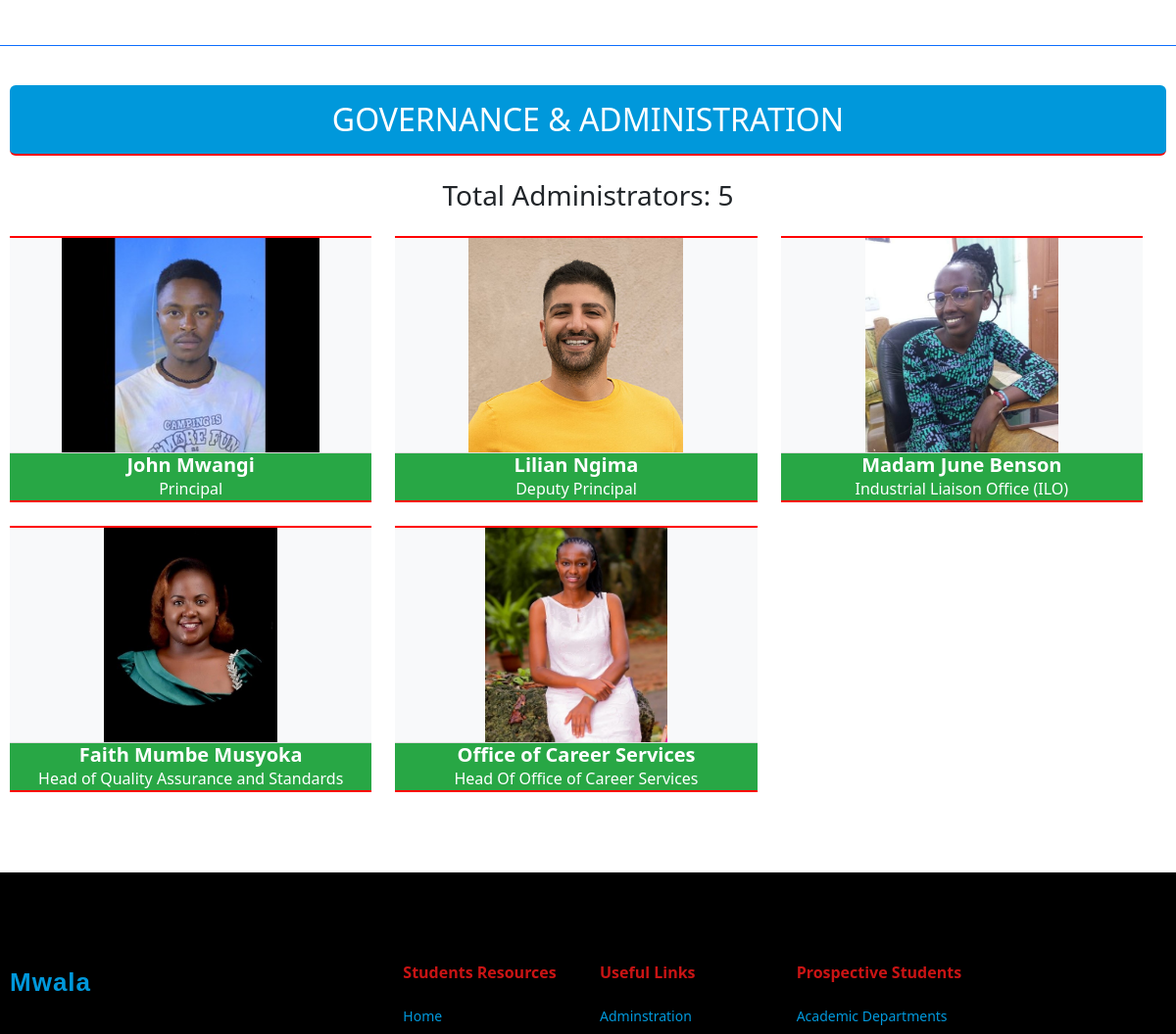
Before: /adminstration/ (middle part) with the older database file.
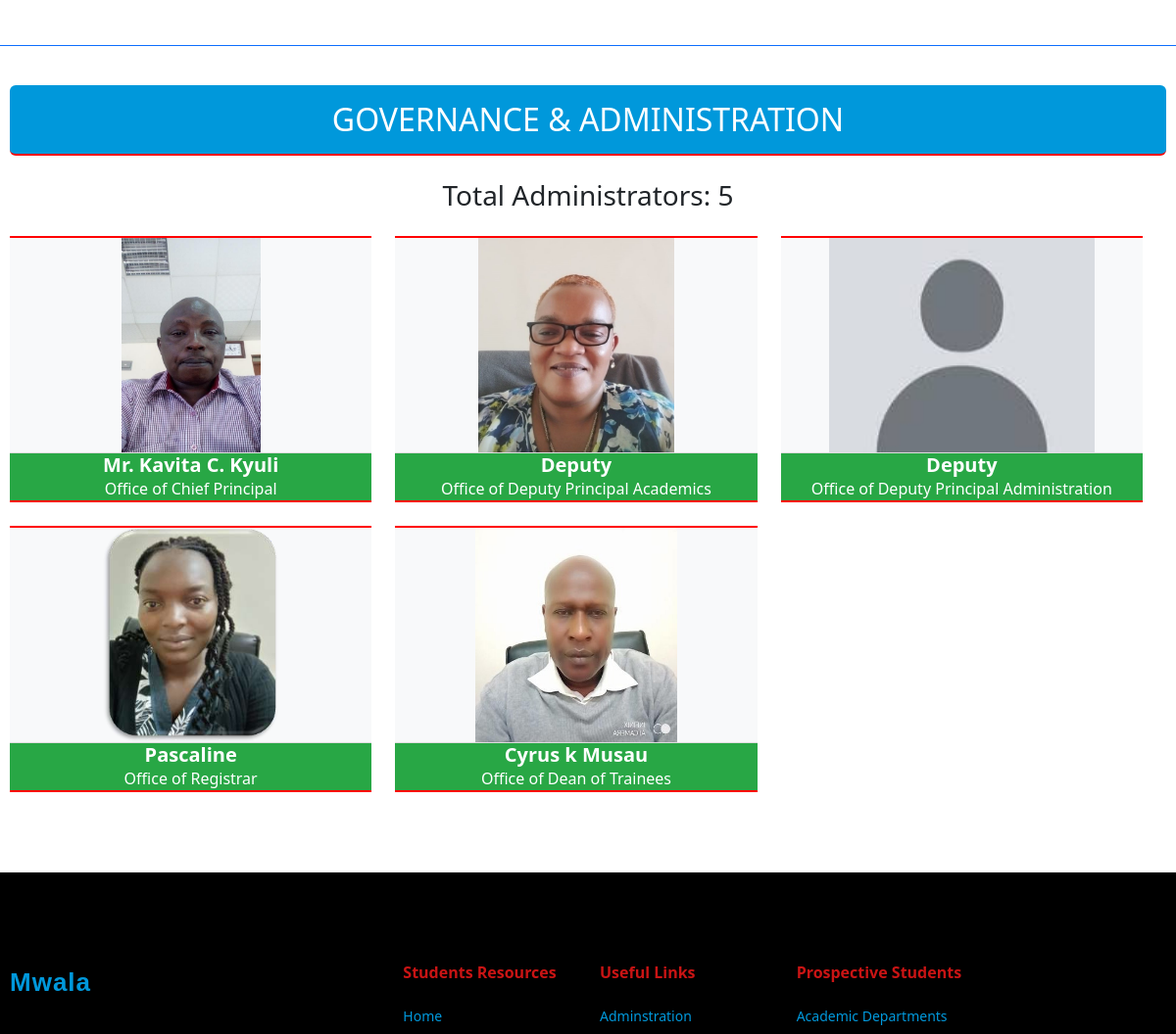
After: the same page with the newer database file.
### mwala_app/models.py (models this page shows, shortened)
class Administration(models.Model):
    id = models.AutoField(primary_key=True)  # Automatically increments for unique ID
    title = models.CharField(max_length=100, help_text="Name of the administrator (e.g., Principal, Dean, etc.)")
    position = models.CharField(max_length=100, help_text="Position or role (e.g., Principal, Vice Principal)")
    description = RichTextUploadingField(help_text="Description of responsibilities or role")
    image = models.ImageField(upload_to='administration_images/', blank=True, null=True, help_text="Upload a profile picture")

### mwala_app/views.py (the view)
# urls.py: path('adminstration/',views.adminstrationPage, name="adminstration"),
def adminstrationPage(request):
    administrators = Administration.objects.all()
    admin_count = administrators.count()
    return render(request, 'adminstration.html',  {'administrators': administrators,'admin_count':admin_count})

### mwala_app/context_processors.py (called while the page is built)
def supporting_department(request):
    supporting_departments = SupportingDepartment.objects.all()
    return {'supporting_departments': supporting_departments}

def academic_departments(request):
    departments = Department.objects.all()
    return {
        'departments': departments
    }

def studentAffairs(request):
    all_student_affairs = StudentAffairs.objects.all()
    return {'all_student_affairs': all_student_affairs}

def breaking_news(request):
    recent_news = News.objects.order_by('-date')[:5]
    return {'breaking_news': recent_news}

def courses_search(request):
    query = request.GET.get('q', '')  # Get the search query from the URL
    courses = Course.objects.all()  # Get all courses
    if query:
        courses = courses.filter(
            Q(course_name__icontains=query) | Q(description__icontains=query)
        )
    return {
        'courses': courses,
        'query': query,
    }

def administration_context(request):
    administrators = Administration.objects.all()
    admin_count = administrators.count()
    return {
        'administrators': administrators,
        'admin_count': admin_count,
    }

def news_context(request):
    limited_news = News.objects.all()[:3]
    news = News.objects.all()
    popular_news = News.objects.order_by('-date')[:5]
    recent_news = News.objects.order_by('-date')[:5]
    return {
        'news': news,
        'popular_news': popular_news,
        'recent_news': recent_news,
        'limited_news': limited_news,
    }

def collage_gallery_context(request):
    first_8_images = ImageGallery.objects.all()[:4]  # Fetch the first 4 images
    all_images = ImageGallery.objects.all()  # Fetch all images
    return {
        'first_8_images': first_8_images,
        'all_images': all_images,
    }

### templates/adminstration.html (shortened to what this page needs)
{% extends 'base.html' %}
{% load static %}
{% block content %}
    <section id="governance-section" class="my-5 border-top border-primary">
        <div class="container">
            <div class="text-center mb-4">
                <h2 class="text-white py-3 rounded" style="background-color: #0098DB; border-bottom: 2px solid red;">GOVERNANCE & ADMINISTRATION</h2>
            </div>
            <div class="text-center mb-4">
                <h3 class="text-dark py-0.2">Total Administrators: {{ admin_count }}</h3>
            </div>
            <div class="row g-4 mt-2">
                <div class="row">
                    {% for admin in administrators %}
                    <div class="col-md-4 mb-4">
                        <div class="card-admin h-100" style="border-bottom: 2px solid red; border-top: 2px solid red;">
                            <a href="{% url 'mwala_app:details' admin.id %}">
                                {% if admin.image %}
                                <img src="{{ admin.image.url }}" class="card-img-top-admin" alt="{{ admin.title }}">
                                {% else %}
                                <img src="{% static 'assets/images/default_img.jpeg' %}" class="card-img-top-admin" alt="Default Principal">
                                {% endif %}
                            </a>
                            <div class="card-body-admin text-center btn-green">
                                <h5 class="card-title">{{ admin.title }}</h5>
                                <p class="card-text">{{ admin.position }}</p>
                            </div>
                        </div>
                    </div>
                    {% endfor %}
                </div>
            </div>
        </div>
    </section>
{% endblock %}

### templates/base.html (shortened to what this page needs)
{% load static %}
<!DOCTYPE html>
<html lang="en">
<head>
    <link href="https://cdnjs.cloudflare.com/ajax/libs/font-awesome/6.0.0-beta3/css/all.min.css" rel="stylesheet">
    <link rel="stylesheet" href="https://cdn.jsdelivr.net/npm/bootstrap@5.3.0-alpha3/dist/css/bootstrap.min.css">
    <link href="https://cdn.jsdelivr.net/npm/bootstrap-icons/font/bootstrap-icons.css" rel="stylesheet">
    <link rel="stylesheet" href="{% static 'assets\images\css\main1.css' %}">
</head>
<body>
    <main>
        {% block content %}
        {% endblock %}
    </main>
    {% include 'footer.html' %}
</body>
</html>

### templates/header.html (shortened to what this page needs)
{% load static %}

### templates/footer.html (shortened to what this page needs)
<footer id="footer" class="footer position-relative light-background py-5">
    <div class="container footer-top">
      <div class="row gy-4">
        <div class="col-lg-4 col-md-6 footer-about">
          <a href="{% url 'mwala_app:index' %}" class="logo d-flex align-items-center mb-3">
            <span class="text-green mb-3 text-decoration-line"> Mwala</span>
          </a>
        </div>
        <div class="col-lg-2 col-md-3 footer-links  text-decoration-none">
          <h4 class="text-green mb-3">Students Resources</h4>
          <ul class=" text-decoration-none">
            <li><a href="{% url 'mwala_app:index' %}">Home</a></li>
          </ul>
        </div>
        <div class="col-lg-2 col-md-3 footer-links">
          <h4 class="text-green mb-3">Useful Links</h4>
          <ul class="list-unstyled">
            <li><a href="{% url 'mwala_app:adminstration' %}">Adminstration</a></li>
          </ul>
        </div>
        <div class="col-lg-4 col-md-3 footer-links">
            <h4 class="text-green mb-3">Prospective Students</h4>
            <ul class="list-unstyled">
              <li><a href="{% url 'mwala_app:departments' %}">Academic Departments</a></li>
            </ul>
          </div>
      </div>
    </div>
  </footer>

### static/assets/images/css/main1.css (style rules this page uses)
body { overflow-x: hidden; }
.btn-green { background-color: #116B38; color: white; }
.btn-green { background-color: #28a745; color: white; border: none; }
.footer h4 { font-size: 1.25rem; color: #c91414; margin-bottom: 1rem; }
.footer a { color: blue; transition: color 0.3s ease; text-decoration: none; }
.footer { color: blue; background-color: black; font-size: 14px; padding-bottom: 15px; position: relative; }
.footer .footer-top { padding-top: 15px; }
.footer .footer-about .logo { margin-bottom: 0; }
.footer .footer-about .logo span { font-size: 26px; font-weight: 700; letter-spacing: 1px; font-family: sans-serif; color: #0098DB; }
.footer h4 { font-size: 16px; font-weight: bold; position: relative; padding-bottom: 12px; }
.footer .footer-links { margin-bottom: 30px; }
.footer .footer-links ul { list-style: none; padding: 0; margin: 0; }
.footer .footer-links ul li { padding: 10px 0; display: flex; align-items: center; }
.footer .footer-links ul li:first-child { padding-top: 0; }
.footer .footer-links ul a { color: #0098DB; display: inline-block; line-height: 1; }
.container { padding: 10px; }
.card-admin { height: 100%; display: flex; flex-direction: column; }
.card-img-top-admin { height: 220px; width: 100%; object-fit: contain; background-color: #f8f9fa; border-bottom: 1px solid #ddd; }
.card-body-admin { flex-grow: 1; display: flex; flex-direction: column; justify-content: center; }
.row { display: flex; flex-wrap: wrap; }
.d-flex { display: flex; }
.card-title { font-size: 1.25rem; font-weight: 700; }
.container { max-width: 100%; margin-top: 30px; }

Changed rows visible on the page:
changed Administration: image: a different picture; title "John Mwangi" → "Mr. Kavita C. Kyuli"; position "Principal" → "Office of Chief Principal"
changed Administration: image: a different picture; title "Lilian Ngima" → "Deputy"; position "Deputy Principal" → "Office of Deputy Principal Academics"
changed Administration: title "Madam June Benson" → "Deputy"; position "Industrial Liaison Office (ILO)" → "Office of Deputy Principal Administration"; image: picture removed
changed Administration: image: a different picture; title "Faith Mumbe Musyoka" → "Pascaline"; position "Head of Quality Assurance and Standards" → "Office of Registrar"
changed Administration: image: a different picture; title "Office of Career Services" → "Cyrus k Musau"; position "Head Of Office of Career Services" → "Office of Dean of Trainees"
